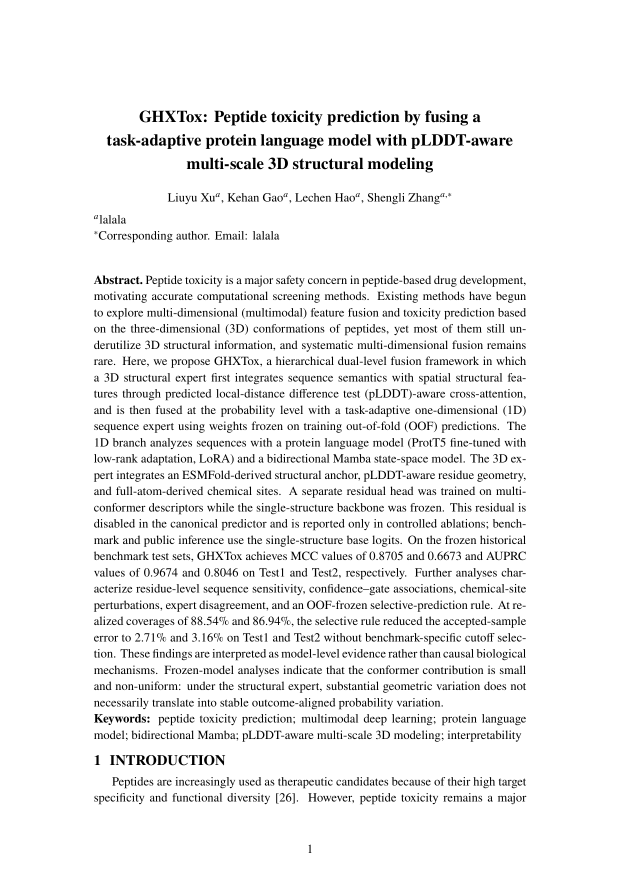
#> input picture tmp/format_review/final_authors/render/page-01.png, 1241 x 1754 px (shown at 1/2 size); its folder holds only this picture in this run
$ python make_contact_sheet.py
#> lines starting #> are read from the running program, lines starting #| are printed output that depends on the picture
from pathlib import Path

from PIL import Image, ImageDraw


source = Path("tmp/format_review/final_authors/render")
target = Path("tmp/format_review/final_authors/contact")
target.mkdir(parents=True, exist_ok=True)
pages = sorted(source.glob("page-*.png"))

thumb_width = 300
label_height = 30
gap = 14
cols = 4
rows = 2

for group_index in range(0, len(pages), cols * rows):
    group = pages[group_index : group_index + cols * rows]
    thumbs = []
    for page in group:
        image = Image.open(page).convert("RGB")
#> image is the input picture: PIL image 1241x1754 RGB; min 0, max 255, mean 240
        height = round(image.height * thumb_width / image.width)
#> height = 424
        image.thumbnail((thumb_width, height), Image.Resampling.LANCZOS)
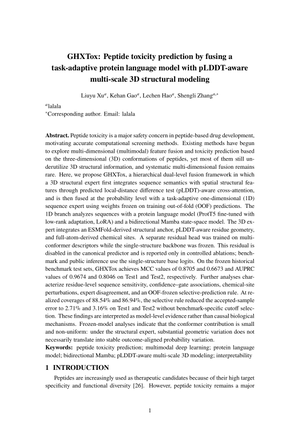
#> image: PIL image 300x424 RGB; min 0, max 255, mean 239.2
        thumbs.append((page, image))

    cell_height = max(image.height for _, image in thumbs) + label_height
#> cell_height = 454
    sheet = Image.new(
        "RGB",
        (cols * thumb_width + (cols + 1) * gap, rows * cell_height + (rows + 1) * gap),
        "#e8edf2",
    )
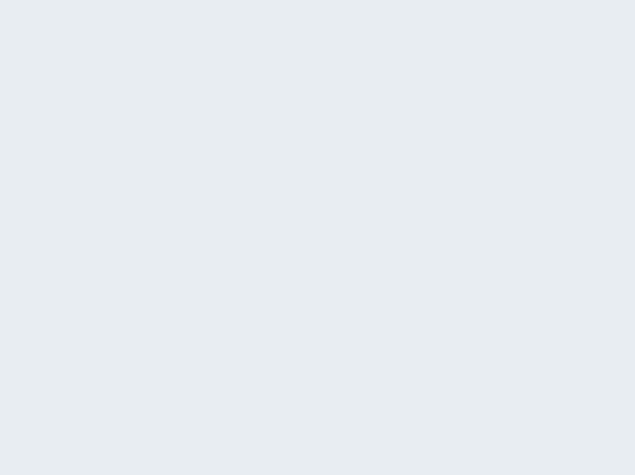
#> sheet: PIL image 1270x950 RGB (shown at 1/2 size); mean R, G, B 232, 237, 242
    draw = ImageDraw.Draw(sheet)
    for index, (page, image) in enumerate(thumbs):
        row, col = divmod(index, cols)
        x = gap + col * (thumb_width + gap)
        y = gap + row * (cell_height + gap)
        sheet.paste(image, (x, y))
        draw.text((x, y + image.height + 5), page.stem.replace("page-", "Page "), fill="black")
#> this loop made 1 pass
#> (row, col, x, y) on pass 1: (0, 0, 14, 14)
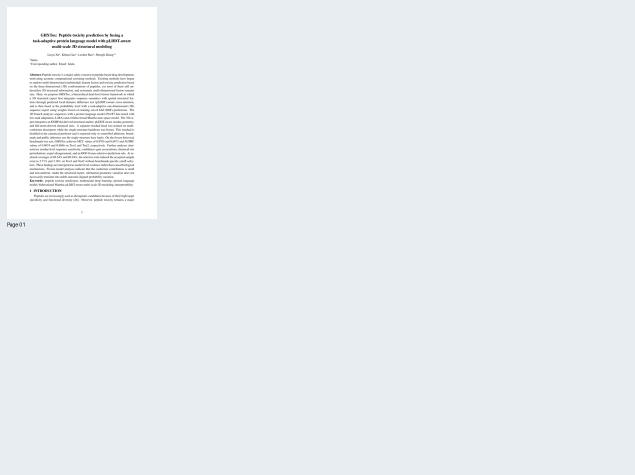
#> sheet: PIL image 1270x950 RGB (shown at 1/2 size); mean R, G, B 232.7, 237.2, 241.7

    sheet.save(target / f"contact_{group_index // (cols * rows) + 1:02d}.png")

$ run again, on tmp/format_review/final_authors/render/page-20.png
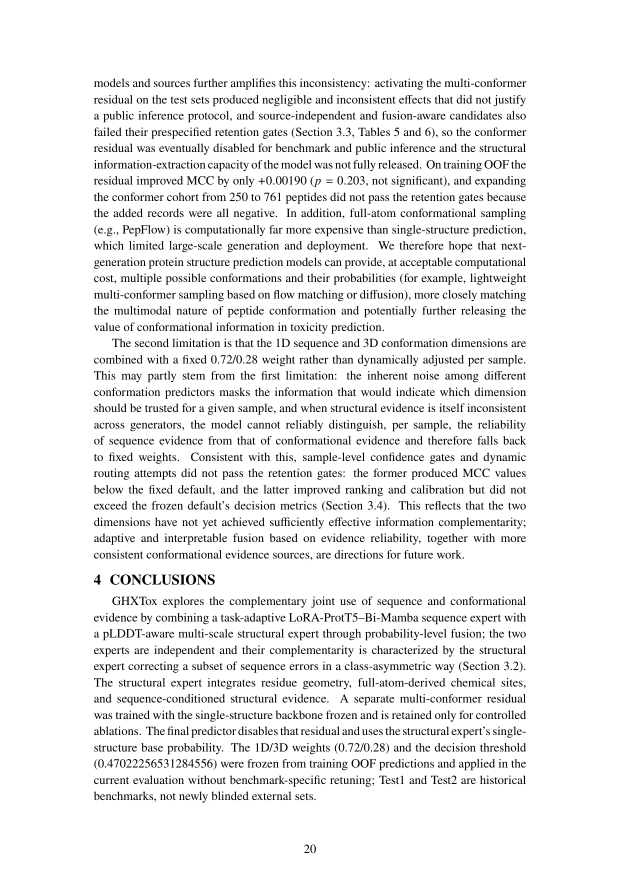
#> input picture tmp/format_review/final_authors/render/page-20.png, 1241 x 1754 px (shown at 1/2 size)
#> image is the input picture: PIL image 1241x1754 RGB; min 0, max 255, mean 237.9
#> `image.thumbnail((thumb_width, height), Image.Resampling.LANCZOS)`:
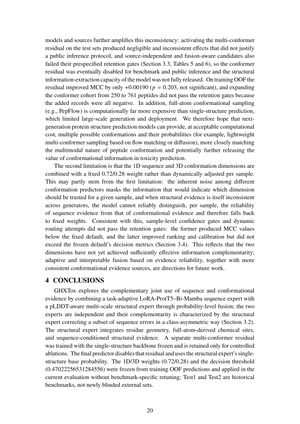
#> image: PIL image 300x424 RGB; min 0, max 255, mean 237.1
#> cell_height = 454
#> the loop `for index, (page, image) in enumerate(thumbs):` made 1 pass
#> (row, col, x, y) on pass 1: (0, 0, 14, 14)
#> after the loop `for index, (page, image) in enumerate(thumbs):`:
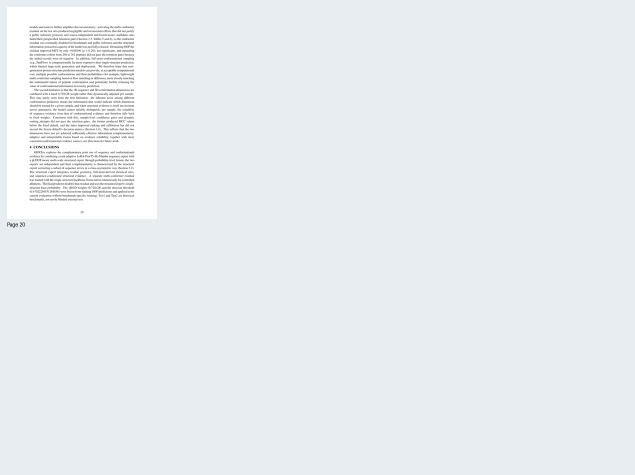
#> sheet: PIL image 1270x950 RGB (shown at 1/2 size); mean R, G, B 232.5, 237, 241.5

$ run again, on tmp/format_review/final_authors/render/page-25.png
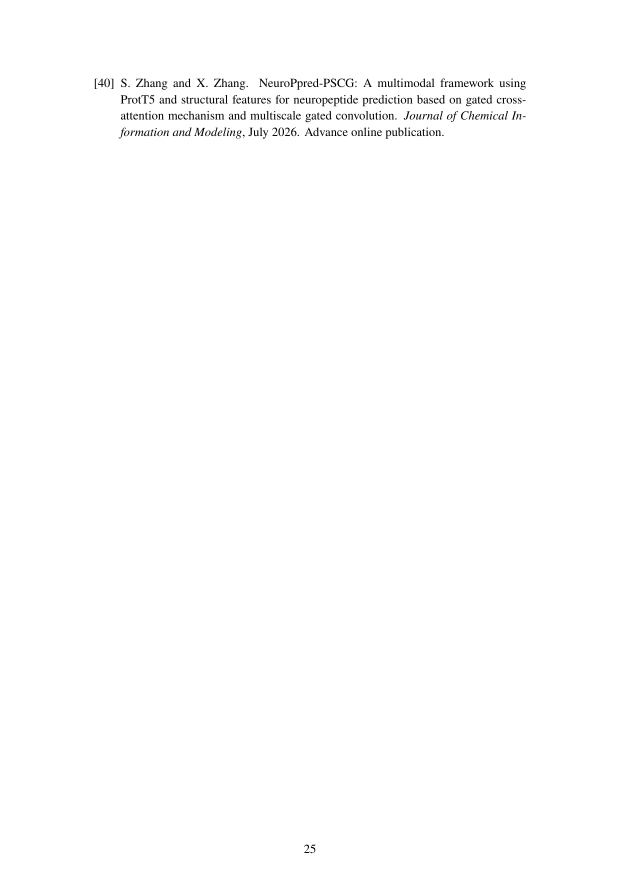
#> input picture tmp/format_review/final_authors/render/page-25.png, 1241 x 1754 px (shown at 1/2 size)
#> image is the input picture: PIL image 1241x1754 RGB; min 0, max 255, mean 253.5
#> `image.thumbnail((thumb_width, height), Image.Resampling.LANCZOS)`:
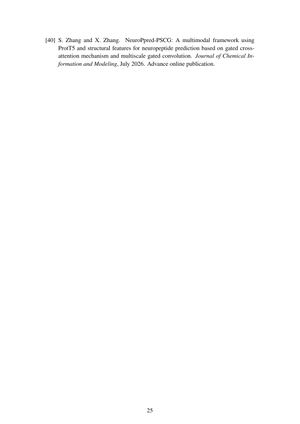
#> image: PIL image 300x424 RGB; min 76, max 255, mean 253.5
#> cell_height = 454
#> the loop `for index, (page, image) in enumerate(thumbs):` made 1 pass
#> (row, col, x, y) on pass 1: (0, 0, 14, 14)
#> after the loop `for index, (page, image) in enumerate(thumbs):`:
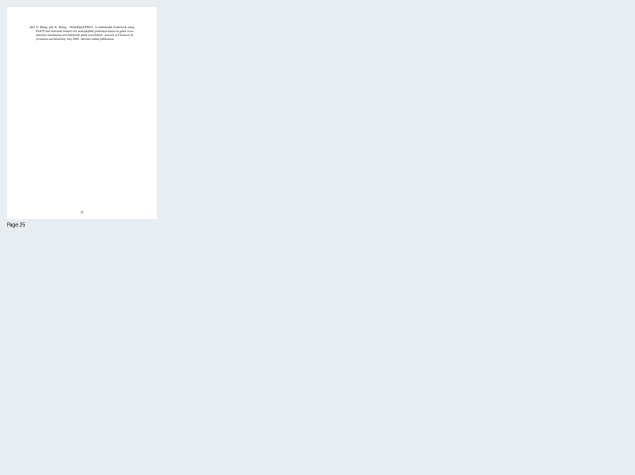
#> sheet: PIL image 1270x950 RGB (shown at 1/2 size); mean R, G, B 234.2, 238.7, 243.2

$ run again, on tmp/format_review/final_authors/render/page-13.png
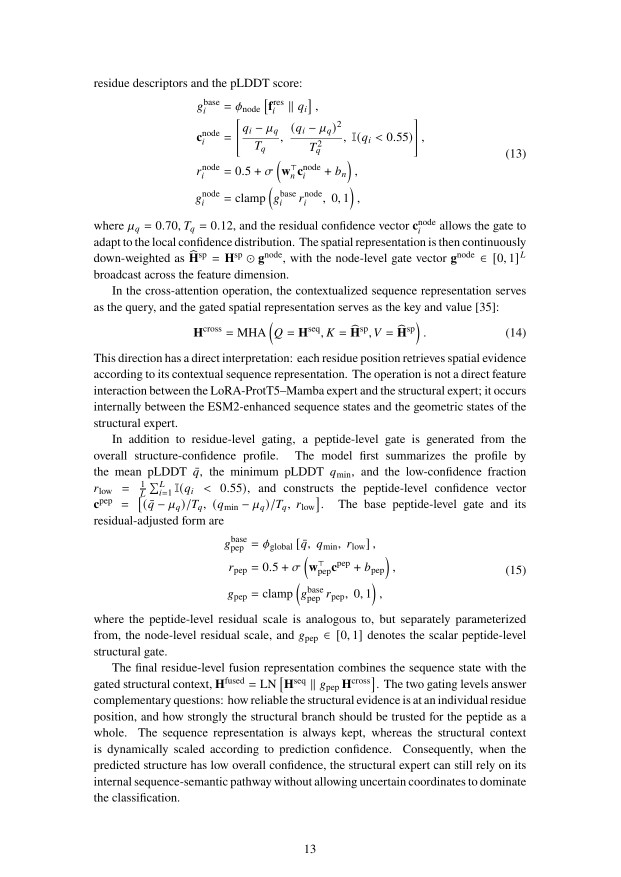
#> input picture tmp/format_review/final_authors/render/page-13.png, 1241 x 1754 px (shown at 1/2 size)
#> image is the input picture: PIL image 1241x1754 RGB; min 0, max 255, mean 243.8
#> `image.thumbnail((thumb_width, height), Image.Resampling.LANCZOS)`:
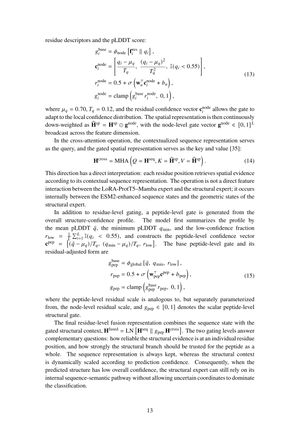
#> image: PIL image 300x424 RGB; min 25, max 255, mean 243.2
#> cell_height = 454
#> the loop `for index, (page, image) in enumerate(thumbs):` made 1 pass
#> (row, col, x, y) on pass 1: (0, 0, 14, 14)
#> after the loop `for index, (page, image) in enumerate(thumbs):`:
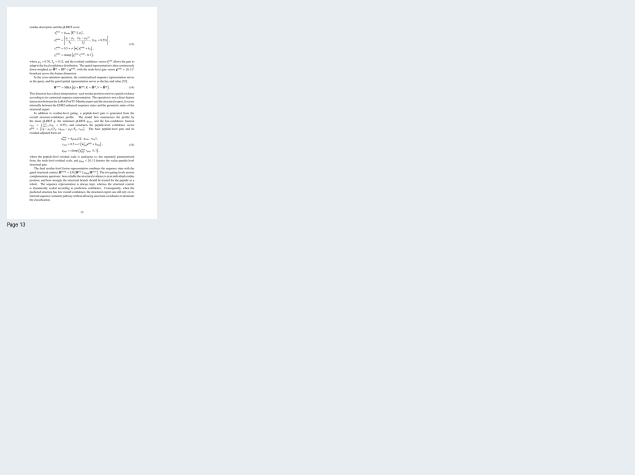
#> sheet: PIL image 1270x950 RGB (shown at 1/2 size); mean R, G, B 233.2, 237.6, 242.1
